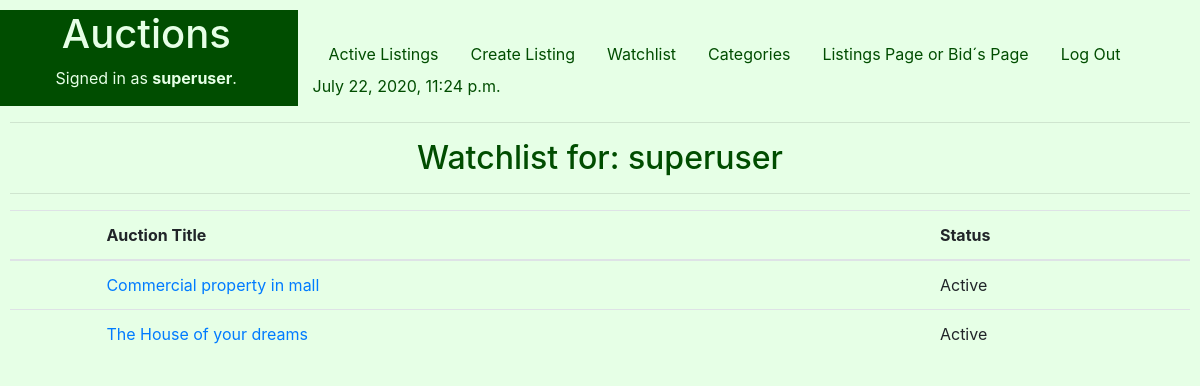
Before: /Watchlist (signed in) with the older database file.
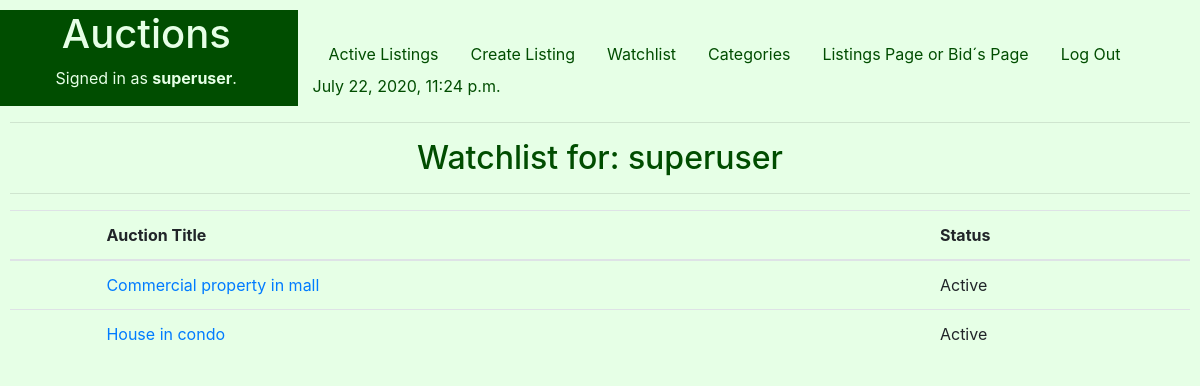
After: the same page with the newer database file.
### auctions/models.py (models this page shows, shortened)
class Watchlist(models.Model):
    Lcode = models.ForeignKey(Listings, on_delete=models.CASCADE)
    Wflag =models.IntegerField() #Key
    user = models.CharField(max_length=25)

class Listings(models.Model):
    STATUS = (
        ('Active', 'Active - Receiving Bids'),
        ('To Begin', 'To Begin - De Auction didn´t start yet'),
        ('Closed', 'Closed - The seller gave up the auction'),
        ('Sold', 'Sold'),
    )
    Ltitle = models.CharField(help_text="Choose a title for your listing",max_length=50)
    Ccode=models.IntegerField(help_text="Categories Ex: 1-Apartament,2-Commercial,3-Farm, 4-House ") #foreign key from PropTypes
    Ldescription = models.CharField(max_length=250)
    Lprice = models.FloatField(help_text="starting bid Just USD") #initial price
    Ldatestart = models.DateField(help_text="Please use the following format: <em>YYYY-MM-DD</em>. for the auction start")
    Lduration = models.IntegerField(help_text="Duration expressed in days" )
    Luser = models.CharField(max_length=25)
    Limage= models.ImageField(upload_to="media", blank=True) #Name of the picture saved on static folder
    Lstatus = models.CharField(max_length=8, choices=STATUS )

### auctions/views.py (the view)
# urls.py: path("Watchlist", views.Watchlist_view, name="Watchlist"),
def Watchlist_view(request):
    d = datetime.datetime.now()
    try:
        W = Watchlist.objects.all()
        context={
           "d" : d,
           "Wishlists": W,
        }
        return render(request, "auctions/Watchlist.html", context)
    except:
        context={
          "d" : d,
        }
        return render(request, "auctions/Watchlist.html", context)

### auctions/templates/auctions/WatchList.html (shortened to what this page needs)
{% extends "auctions/layout.html" %}
{% block body %}
<h2 style=" text-align: center;">Watchlist for: {{user.username}} </h2>
  <hr>
<form action ="{% url 'auctions:Watchlist' %}">
   	<div class="form-group" >
        <table class="table" width=50%>
            <thead>
		      	    <tr>
                <th </th>
                <th scope="col">Auction Title </th>
                <th scope="col">Status </th>
      	        </tr>
		        </thead>
            {% if Wishlists|length > 0  %}
	              {% for W in Wishlists %}
                  {%if user.username == W.user%}
                      <tr>
                      <td></td>
                      <td><a href="{% url 'auctions:BidsDetail' Btitle=W.Lcode.Ltitle %}">  {{W.Lcode.Ltitle}} </a> </td>
                      <td>  {{W.Lcode.Lstatus}} </td>
                      </tr>
                  {%endif%}
                {% endfor %}
            {% else %}
                 	<div class="form-group">
                      	<output><h1>No matches found for your Whatchlist   {{user.username}} </h1></output>
                        <input type="hidden" id="u" name="username" value={{user.username}}>
                	</div>
            {% endif %}
	      </table>
    </div>
</form>
{% endblock %}

Changed rows visible on the page:
changed through a linked row, Watchlist: Lcode.Ltitle "The House of your dreams" → "House in condo"
